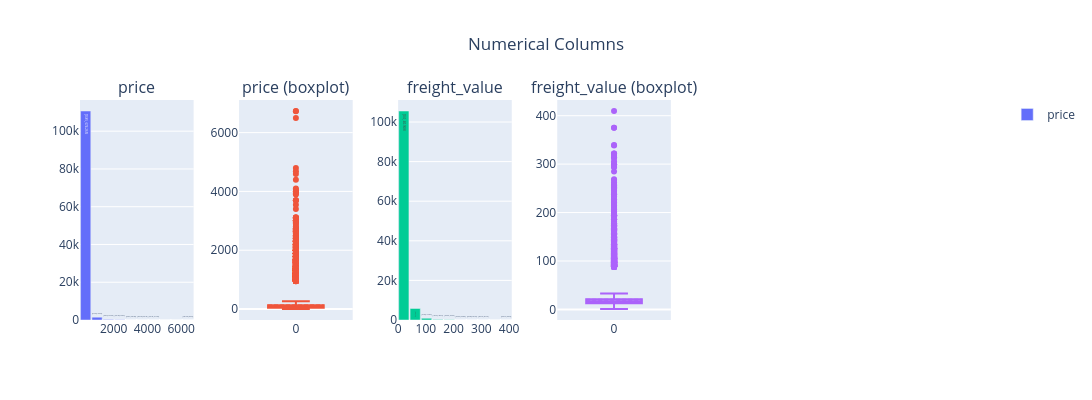

The notebook cell saved with this chart:
### Code cell
import numpy  as np 
cols = ["price", "freight_value"]

price_bins   = np.geomspace(0.5, 7000, 30)
freight_bins = np.concatenate(([0], np.geomspace(0.5, 500, 25)))

plot_distribution(order_items, 
                  cols,hist=True, 
                  show_boxplot=True,
                  # bins_dict={"price": price_bins, "freight_value": freight_bins}
                 )

### Figure 1 — Plotly figure (JSON) as saved in the notebook; plotly's stock layout.template omitted (floating-point values rounded to 4 significant figures; data arrays with more than 128 entries replaced by an {"elided": "..."} marker saying what was removed)
{"data": [{"hovertemplate": "variable=price<br>value=%{text}<br>count=%{y}", "legendgroup": "price", "name": "price", "text": ["[0.85, 674.265)", "[674.265, 1347.68)", "[1347.68, 2021.095)", "[2021.095, 2694.51)", "[2694.51, 3367.925)", "[3367.925, 4041.34)", "[4041.34, 4714.755)", "[4714.755, 5388.17)", "[5388.17, 6061.585)", "[6061.585, 6735.0]"], "type": "bar", "x": [337.6, 1011.0, 1684.0, 2358.0, 3031.0, 3705.0, 4378.0, 5051.0, 5725.0, 6398.0], "xaxis": "x", "y": [110685, 1516, 326, 77, 27, 10, 5, 1, 0, 3], "yaxis": "y"}, {"boxpoints": "suspectedoutliers", "legendgroup": "box_price", "lowerfence": [0.85], "mean": [120.7], "median": [74.9], "name": "price", "notched": false, "q1": [39.89], "q3": [130], "showlegend": false, "type": "box", "upperfence": [265], "x": [0], "xaxis": "x2", "y": {"elided": "1x1001 float values"}, "yaxis": "y2"}, {"hovertemplate": "variable=freight_value<br>value=%{text}<br>count=%{y}", "legendgroup": "freight_value", "name": "freight_value", "showlegend": false, "text": ["[0.0, 40.968)", "[40.968, 81.936)", "[81.936, 122.904)", "[122.904, 163.872)", "[163.872, 204.84)", "[204.84, 245.808)", "[245.808, 286.776)", "[286.776, 327.744)", "[327.744, 368.712)", "[368.712, 409.68]"], "type": "bar", "x": [20.48, 61.45, 102.4, 143.4, 184.4, 225.3, 266.3, 307.3, 348.2, 389.2], "xaxis": "x3", "y": [105552, 5832, 877, 241, 82, 29, 16, 16, 2, 3], "yaxis": "y3"}, {"boxpoints": "suspectedoutliers", "legendgroup": "box_freight_value", "lowerfence": [0.82], "mean": [19.99], "median": [16.28], "name": "freight_value", "notched": false, "q1": [12.9], "q3": [20.96], "showlegend": false, "type": "box", "upperfence": [33.05], "x": [0], "xaxis": "x4", "y": {"elided": "1x1001 float values"}, "yaxis": "y4"}], "layout": {"annotations": [{"font": {"size": 16}, "showarrow": false, "text": "price", "x": 0.0625, "xanchor": "center", "xref": "paper", "y": 1, "yanchor": "bottom", "yref": "paper"}, {"font": {"size": 16}, "showarrow": false, "text": "price (boxplot)", "x": 0.2375, "xanchor": "center", "xref": "paper", "y": 1, "yanchor": "bottom", "yref": "paper"}, {"font": {"size": 16}, "showarrow": false, "text": "freight_value", "x": 0.4125, "xanchor": "center", "xref": "paper", "y": 1, "yanchor": "bottom", "yref": "paper"}, {"font": {"size": 16}, "showarrow": false, "text": "freight_value (boxplot)", "x": 0.5875, "xanchor": "center", "xref": "paper", "y": 1, "yanchor": "bottom", "yref": "paper"}], "bargap": 0.1, "height": 400, "title": {"text": "Numerical Columns", "x": 0.5}, "width": 1500, "xaxis": {"anchor": "y", "domain": [0, 0.125]}, "xaxis2": {"anchor": "y2", "domain": [0.175, 0.3]}, "xaxis3": {"anchor": "y3", "domain": [0.35, 0.475]}, "xaxis4": {"anchor": "y4", "domain": [0.525, 0.65]}, "xaxis5": {"anchor": "y5", "domain": [0.7, 0.825]}, "xaxis6": {"anchor": "y6", "domain": [0.875, 1]}, "yaxis": {"anchor": "x", "domain": [0, 1]}, "yaxis2": {"anchor": "x2", "domain": [0, 1]}, "yaxis3": {"anchor": "x3", "domain": [0, 1]}, "yaxis4": {"anchor": "x4", "domain": [0, 1]}, "yaxis5": {"anchor": "x5", "domain": [0, 1]}, "yaxis6": {"anchor": "x6", "domain": [0, 1]}}}
